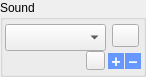
<?xml version="1.0" encoding="UTF-8"?>
<ui version="4.0">
 <class>SoundPanel</class>
 <widget class="QWidget" name="SoundPanel">
  <property name="geometry">
   <rect>
    <x>0</x>
    <y>0</y>
    <width>146</width>
    <height>77</height>
   </rect>
  </property>
  <property name="windowTitle">
   <string>Form</string>
  </property>
  <widget class="QGroupBox" name="SoundBox">
   <property name="geometry">
    <rect>
     <x>0</x>
     <y>0</y>
     <width>146</width>
     <height>77</height>
    </rect>
   </property>
   <property name="styleSheet">
    <string notr="true">QToolButton {
    background: auto;
}
QToolButton:pressed {
	border: 2px outset transparent;
}</string>
   </property>
   <property name="title">
    <string>Sound</string>
   </property>
   <widget class="QComboBox" name="Recordings">
    <property name="geometry">
     <rect>
      <x>5</x>
      <y>24</y>
      <width>101</width>
      <height>27</height>
     </rect>
    </property>
    <property name="font">
     <font>
      <pointsize>10</pointsize>
     </font>
    </property>
    <property name="toolTip">
     <string>select and play recording. 
Filename is placed on clipboard
to paste into a text document.</string>
    </property>
    <property name="insertPolicy">
     <enum>QComboBox::InsertAtTop</enum>
    </property>
   </widget>
   <widget class="QToolButton" name="PlaySoundBtn">
    <property name="geometry">
     <rect>
      <x>112</x>
      <y>24</y>
      <width>27</width>
      <height>23</height>
     </rect>
    </property>
    <property name="toolTip">
     <string>play recording. Filename
is placed on clipboard to
paste into a text document.</string>
    </property>
    <property name="styleSheet">
     <string notr="true"/>
    </property>
    <property name="text">
     <string/>
    </property>
   </widget>
   <widget class="QLabel" name="SoundFileMeta">
    <property name="geometry">
     <rect>
      <x>8</x>
      <y>52</y>
      <width>71</width>
      <height>21</height>
     </rect>
    </property>
    <property name="font">
     <font>
      <pointsize>9</pointsize>
     </font>
    </property>
    <property name="toolTip">
     <string>speaker info for recording</string>
    </property>
    <property name="styleSheet">
     <string notr="true"/>
    </property>
   </widget>
   <widget class="QToolButton" name="SoundMetaBtn">
    <property name="geometry">
     <rect>
      <x>86</x>
      <y>51</y>
      <width>19</width>
      <height>19</height>
     </rect>
    </property>
    <property name="toolTip">
     <string>metadata</string>
    </property>
   </widget>
   <widget class="QToolButton" name="AddMediaBtn">
    <property name="geometry">
     <rect>
      <x>108</x>
      <y>53</y>
      <width>16</width>
      <height>16</height>
     </rect>
    </property>
    <property name="font">
     <font>
      <pointsize>12</pointsize>
      <bold>true</bold>
     </font>
    </property>
    <property name="toolTip">
     <string>add media file</string>
    </property>
    <property name="autoFillBackground">
     <bool>false</bool>
    </property>
    <property name="styleSheet">
     <string notr="true">QToolButton {
	background: #6698FF;
	color: white;
	border: 1px solid #6698FF;
}

QToolButton:pressed {
	border: 2px outset #1E90FF;
}</string>
    </property>
    <property name="text">
     <string>+</string>
    </property>
    <property name="toolButtonStyle">
     <enum>Qt::ToolButtonTextOnly</enum>
    </property>
    <property name="autoRaise">
     <bool>true</bool>
    </property>
   </widget>
   <widget class="QToolButton" name="DelMediaBtn">
    <property name="geometry">
     <rect>
      <x>125</x>
      <y>53</y>
      <width>16</width>
      <height>16</height>
     </rect>
    </property>
    <property name="font">
     <font>
      <pointsize>12</pointsize>
      <bold>true</bold>
     </font>
    </property>
    <property name="toolTip">
     <string>delete media file</string>
    </property>
    <property name="styleSheet">
     <string notr="true">QToolButton {
	background: #6698FF;
	color: white;
	border: 1px solid #6698FF;
}

QToolButton:pressed {
	border: 2px outset #1E90FF;
}</string>
    </property>
    <property name="text">
     <string>–</string>
    </property>
    <property name="toolButtonStyle">
     <enum>Qt::ToolButtonTextOnly</enum>
    </property>
    <property name="autoRaise">
     <bool>true</bool>
    </property>
   </widget>
  </widget>
 </widget>
 <resources/>
 <connections/>
</ui>
